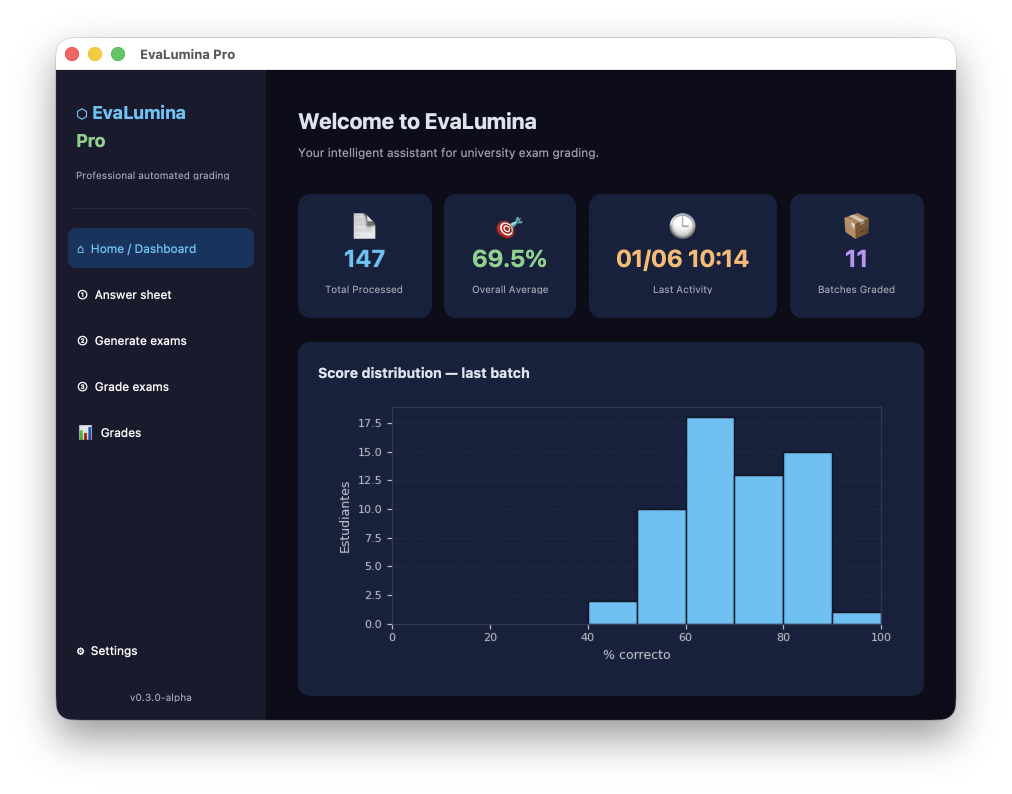
#> input picture images/evalumina.png, 2024 x 1588 px, found by its file name (shown at 1/2 size)
$ python compress_images.py '~/Desktop/evalumina.png' images/evalumina.webp --max-width 1000
#> lines starting #> are read from the running program, lines starting #| are printed output that depends on the picture
#!/usr/bin/env python3
"""Resize and convert site images to WebP.

Usage:
    python scripts/compress_images.py SRC DEST.webp [--max-width N] [--quality Q]

Example:
    python scripts/compress_images.py ~/Desktop/evalumina.png images/evalumina.webp --max-width 1000

Remember to set the new width/height attributes on the <img> in index.html.
"""
import argparse
import os

from PIL import Image


def compress_image(src_path, dest_path, max_width=None, quality=82):
#> called with src_path = '~/Desktop/evalumina.png', dest_path = 'images/evalumina.webp', max_width = 1000, quality = 82
    print(f"Compressing {src_path} -> {dest_path}...")
    img = Image.open(src_path)
#> img is the input picture: PIL image 2024x1588 RGBA; mean R, G, B, A 30.9, 37, 53.1, 198.6

    if max_width and img.width > max_width:
        new_size = (max_width, round(img.height * max_width / img.width))
#> new_size = (1000, 785)
        print(f"  Resizing from {img.size} to {new_size}")
#|   Resizing from (2024, 1588) to (1000, 785)
        img = img.resize(new_size, Image.Resampling.LANCZOS)
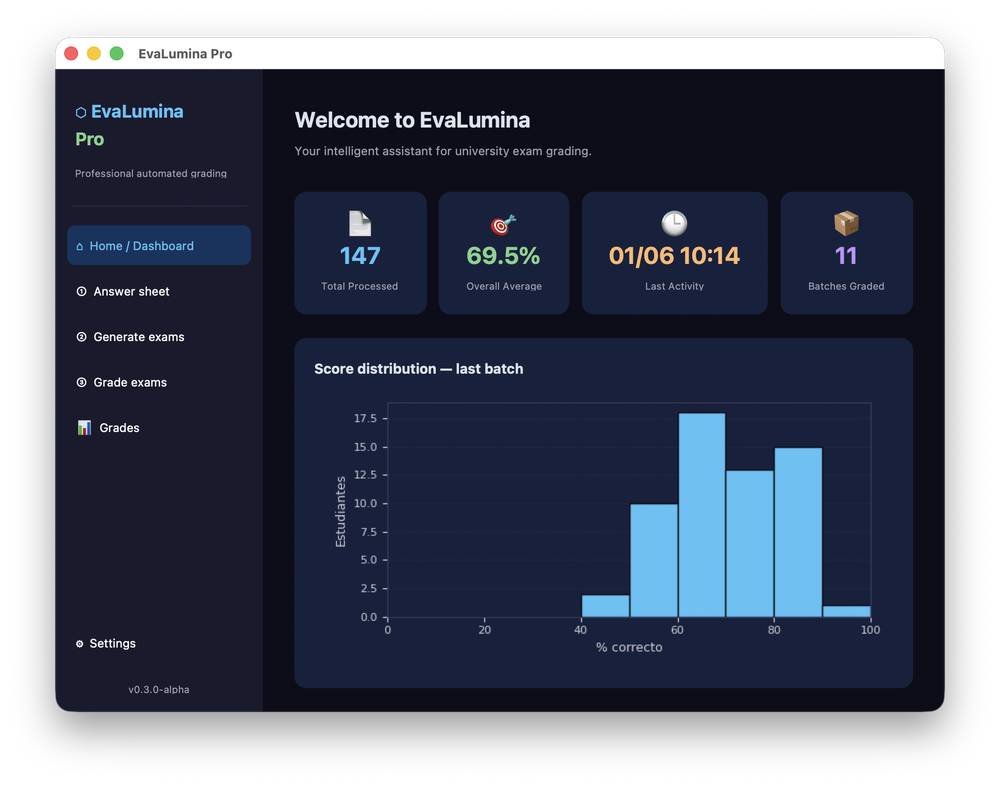
#> img: PIL image 1000x785 RGBA; mean R, G, B, A 31, 37.1, 53.3, 198.6; transparent parts drawn white

    ext = os.path.splitext(dest_path)[1].lower()
    if ext == '.webp':
        # WebP keeps transparency, so RGBA sources are saved as-is
        img.save(dest_path, 'WEBP', quality=quality, method=6)
    elif ext in ['.jpg', '.jpeg']:
        img.convert('RGB').save(dest_path, 'JPEG', quality=quality, optimize=True, progressive=True)
    else:
        img.save(dest_path, optimize=True)

    print(f"  {img.width}x{img.height}, {os.path.getsize(dest_path) / 1024:.1f} KB "
          f"(original {os.path.getsize(src_path) / 1024:.1f} KB)")
#|   1000x785, 36.1 KB (original 1096.3 KB)


def main():
    parser = argparse.ArgumentParser(description=__doc__, formatter_class=argparse.RawDescriptionHelpFormatter)
    parser.add_argument("src")
    parser.add_argument("dest")
    parser.add_argument("--max-width", type=int)
    parser.add_argument("--quality", type=int, default=82)
    args = parser.parse_args()
    compress_image(args.src, args.dest, args.max_width, args.quality)


if __name__ == "__main__":
    main()
